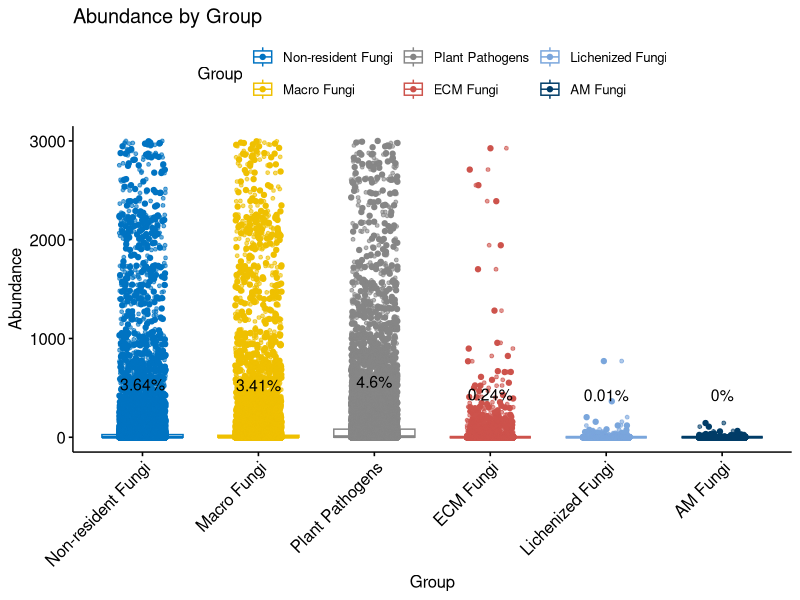

R code for this plot:
# Install and load necessary packages
install.packages("ggpubr")
install.packages("dplyr")
install.packages("tidyr")
install.packages("ggplot2")

library(ggpubr)
library(dplyr)
library(tidyr)
library(ggplot2)

meta <- read.delim("metadata-with-prevalence-abundance-observed_features.tsv", header = TRUE, sep = "\t")
str(meta)

# Select the relevant columns for observed features
abundance <- meta %>%
  dplyr::select(Sample.ID, contains("Abundance"))

# Reshape the data to long format
long_ab <- abundance %>%
  tidyr::pivot_longer(cols = -Sample.ID, names_to = "Group", values_to = "Abundance")

# Clean the group names for better readability
long_ab$Group <- gsub("\\.Abundance", "", long_ab$Group)

# Define custom order
desired_order <- c("Nonresident", "Macrofungi", "Plantpathogens", "Ecm", "Lichenized", "Am")

# Convert Group to factor with levels in the desired order
long_ab$Group <- factor(long_ab$Group, levels = desired_order)

# Define custom labels
custom_labels <- c("Nonresident" = "Non-resident Fungi", 
                   "Macrofungi" = "Macro Fungi", 
                   "Plantpathogens" = "Plant Pathogens", 
                   "Ecm" = "ECM Fungi", 
                   "Lichenized" = "Lichenized Fungi", 
                   "Am" = "AM Fungi")

# Map the existing group names to the new labels
levels(long_ab$Group) <- custom_labels[levels(long_ab$Group)]

# Define the PDF file name and open the PDF device
pdf("abundance_by_group_plot.pdf", width = 8, height = 6)

# Create the box plot with jitter using ggboxplot
ggboxplot2 <- ggboxplot(long_ab, x = "Group", y = "Abundance",
                        title = "Abundance by Group", ylab = "Abundance",
                        color = "Group", palette = "jco", add = "jitter") +
  geom_jitter(aes(color = Group), width = 0.2, size = 1, alpha = 0.6) +
  stat_summary(fun.data = function(y) {
    mean_abundance <- mean(y)
    mean_percentage <- (mean_abundance / 3000) * 100
    data.frame(y = mean_abundance, label = paste0(round(mean_percentage, 2), "%"))
  },
  geom = "text", vjust = -3, size = 4, color = "black") +
  theme(axis.text.x = element_text(angle = 45, hjust = 1)) +  # Rotate x-axis labels to prevent overlap
  scale_y_continuous(limits = c(0, 3000))  # Set y-axis limit to 3,000

# Print the plot to the PDF
print(ggboxplot2)

# Close the PDF device
dev.off()
